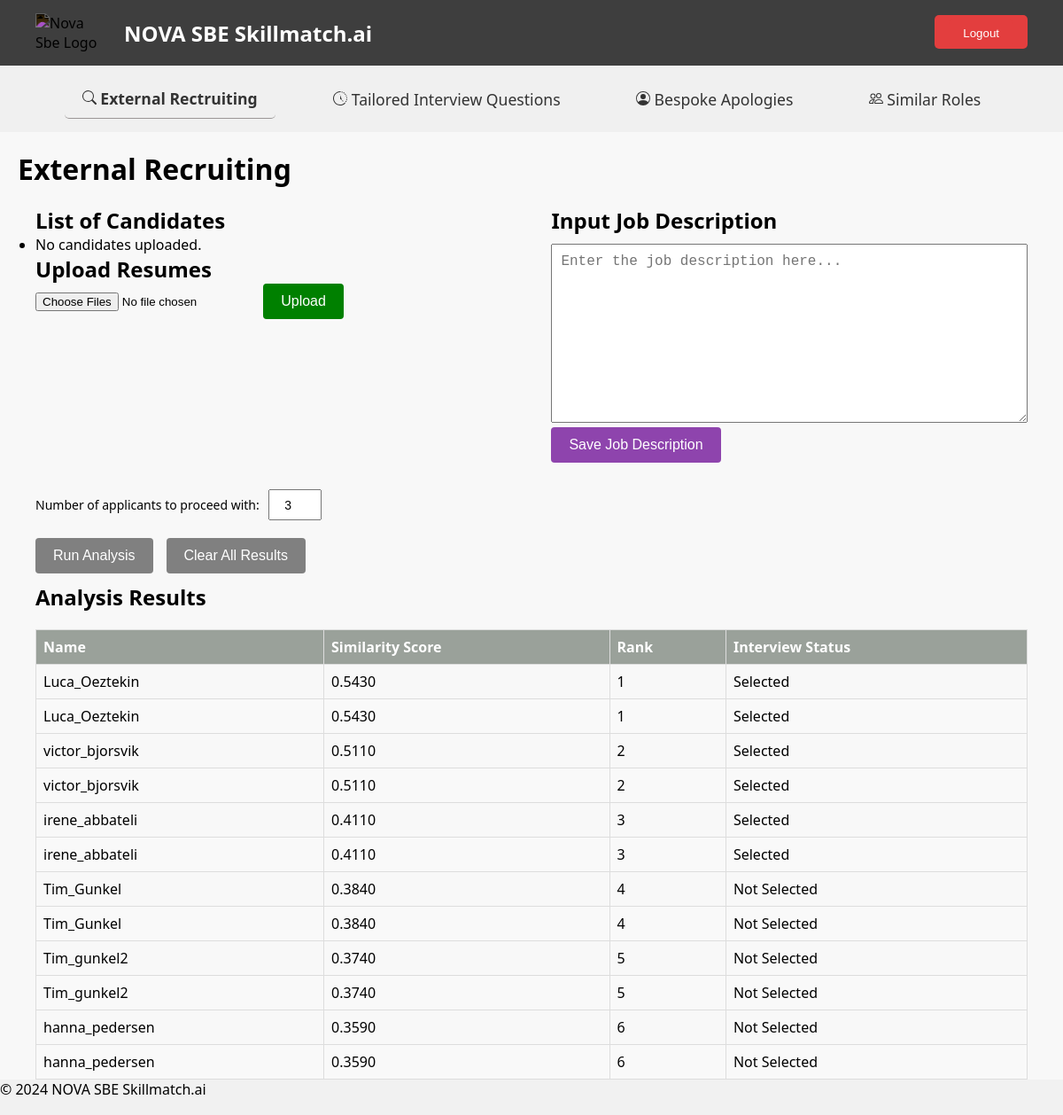
Page /ext_recruit (signed in) on the earlier database version.
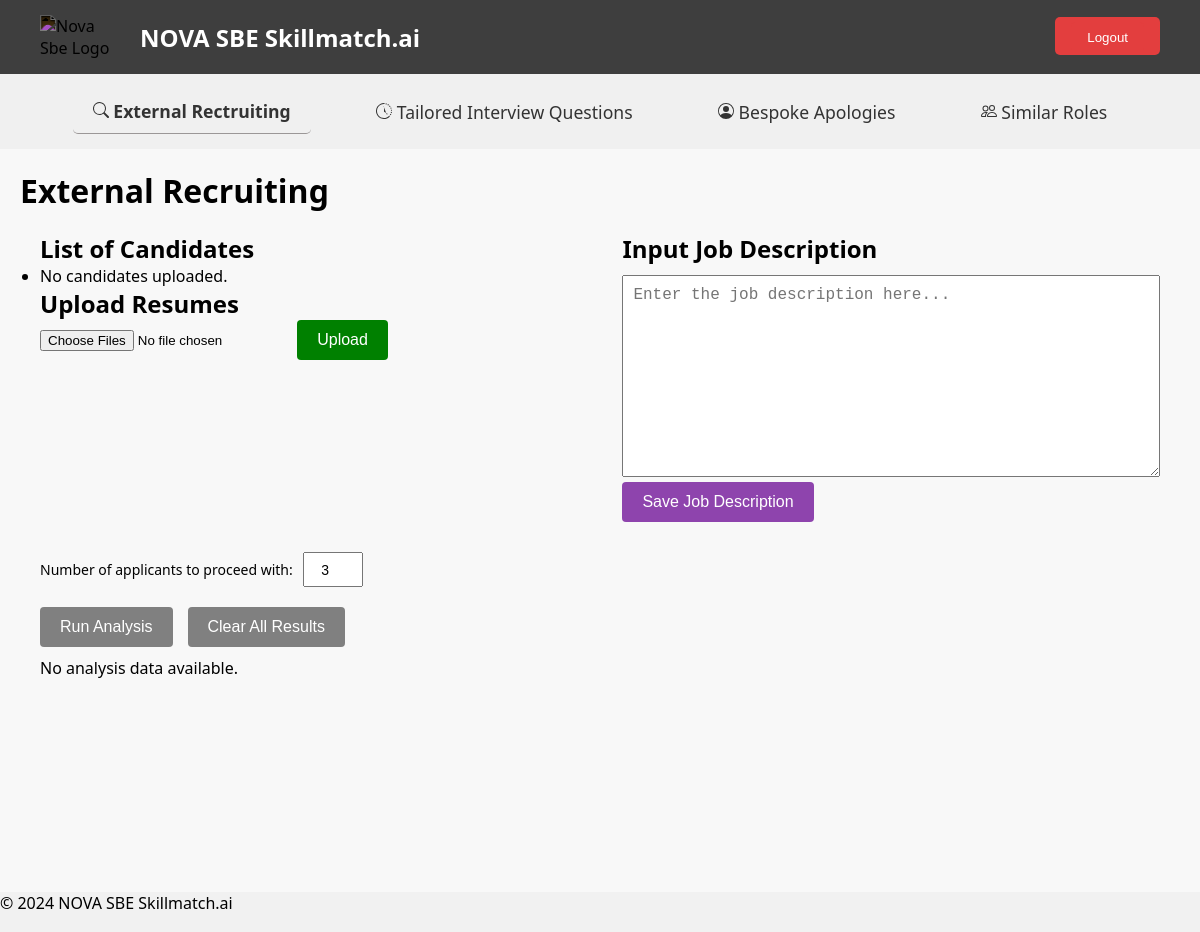
Same page on the later database version.
### tables this page shows
CREATE TABLE applicants (
    applicant_id INTEGER PRIMARY KEY AUTOINCREMENT,
    name TEXT NOT NULL,
    contact_info TEXT,
    skills TEXT,
    degrees TEXT,
    similarity_score REAL,
    rank INTEGER,
    interview_status TEXT
);

### user_interface/recruitment/routes.py (the view)
@recruitment_bp.route('/ext_recruit', methods=['GET'])
@login_required
def ext_recruit():
    upload_folder = current_app.config['UPLOAD_FOLDER_EXT']
    applicants = [file for file in os.listdir(upload_folder) if file.endswith('.pdf')]
    job_description = session.get('job_description', '')
    analysis_data = []
    columns = []
    db = get_db()
    cursor = db.cursor()
    cursor.execute("""
        SELECT name, similarity_score, rank, interview_status
        FROM applicants
        WHERE similarity_score IS NOT NULL
        ORDER BY rank ASC
    """)
    ranked_applicants = cursor.fetchall()
    if ranked_applicants:
        analysis_data = [{
            'name': row[0],
            'similarity_score': round(row[1], 3),
            'rank': row[2],
            'interview_status': row[3]
        } for row in ranked_applicants]
        columns = ['name', 'similarity_score', 'rank', 'interview_status']
    return render_template(
        "ext_recruit.html",
        applicants=applicants,
        analysis_data=analysis_data,
        job_description=job_description,
        columns=columns
    )

### user_interface/helpers.py (called while the page is built)
def get_db():
    if 'db' not in g:
        g.db = sqlite3.connect('skills.db')
        g.db.execute('PRAGMA foreign_keys = ON;')
    return g.db

def login_required(f):
    @wraps(f)
    def decorated_function(*args, **kwargs):
        if session.get("user_id") is None:
            return redirect("/login")
        return f(*args, **kwargs)
    return decorated_function

### user_interface/templates/ext_recruit.html (shortened to what this page needs)
{% extends "layout.html" %}
{% block main %}
<h1>External Recruiting</h1>
<div class="content-wrapper">
    <div class="flex-container">
        <div class="left-section">
            <div>
                <h2>List of Candidates</h2>
                <ul>
                    {% for applicant in applicants %}
                        <li>{{ applicant }}</li>
                    {% else %}
                        <li>No candidates uploaded.</li>
                    {% endfor %}
                </ul>
            </div>
            <div>
                <h2>Upload Resumes</h2>
                <form action="{{ url_for('recruitment.upload_files') }}" method="post" enctype="multipart/form-data">
                    <input type="file" name="files" multiple required>
                    <input type="submit" value="Upload" class="action-button upload-button">
                </form>
            </div>
        </div>
        <div class="right-section">
            <h2>Input Job Description</h2>
            <form method="post" action="{{ url_for('recruitment.submit_job_description') }}">
                <textarea name="job_description" rows="10" cols="50" placeholder="Enter the job description here..." required>{{ job_description or '' }}</textarea>
                <br>
                <input type="submit" value="Save Job Description" class="action-button job-desc-button">
            </form>
        </div>
    </div>
   <form method="post" action="/ext_recruit/run_analysis" id="analysis-form" class="analysis-form">
    <div class="input-group">
        <label for="num_applicants">Number of applicants to proceed with:</label>
        <input type="number" id="num_applicants" name="num_applicants" min="1" value="3" required>
    </div>
    <div class="buttons-container">
            <button type="submit" class="action-button run-button" {% if not applicants or not job_description %}disabled{% endif %}>
                Run Analysis
            </button>
        </form>
        <form method="post" action="/ext_recruit/clear" onsubmit="return confirm('Are you sure you want to delete all uploaded resumes and clear results?');">
            <button type="submit" class="action-button clear-button" {% if not applicants %}disabled{% endif %}>
                Clear All Results
            </button>
        </form>
    </div>
    <div class="analysis-results">
        {% if analysis_data %}
            <h2>Analysis Results</h2>
            <table class="table table-striped">
                <thead>
                    <tr>
                        {% for column in columns %}
                            <th>{{ column.replace('_', ' ').title() }}</th>
                        {% endfor %}
                    </tr>
                </thead>
                <tbody>
                    {% for row in analysis_data %}
                        <tr>
                            {% for column in columns %}
                                <td>
                                    {% if column == "similarity_score" %}
                                        {{ "{:.4f}".format(row[column]) }}
                                    {% else %}
                                        {{ row[column] }}
                                    {% endif %}
                                </td>
                            {% endfor %}
                        </tr>
                    {% endfor %}
                </tbody>
            </table>
        {% else %}
            <p>No analysis data available.</p>
        {% endif %}
    </div>
{% endblock %}

### user_interface/templates/layout.html (shortened to what this page needs)
<!DOCTYPE html>
<html lang="en">
<head>
  <link rel="stylesheet" href="{{ url_for('static', filename='styles.css') }}">
  <link rel="stylesheet" href="https://cdnjs.cloudflare.com/ajax/libs/font-awesome/6.2.0/css/all.min.css"
 />
  <link href="https://cdn.jsdelivr.net/npm/select2@4.1.0-rc.0/dist/css/select2.min.css" rel="stylesheet" />
  <link rel="stylesheet" href="//cdnjs.cloudflare.com/ajax/libs/highlight.js/11.7.0/styles/default.min.css">
</head>
<body>
  <header>
    <div class="header-container">
      <a href="/" class="logo-link">
        <div class="logo-container">
          <img src="https://upload.wikimedia.org/wikipedia/commons/thumb/c/c1/NovaSBE_Logo.svg/2560px-NovaSBE_Logo.svg.png"
              alt="Nova Sbe Logo" class="logo">
          <h1>NOVA SBE Skillmatch.ai</h1>
        </div>
      </a>
      <div class="logout">
        <a href="/logout" class="logout-button">
          <button class="logout-button">Logout</button>
        </a>
      </div>
    </div>
  </header>
  <nav class="navigation">
    {% set current_path = request.path %}
    <a href="{{ url_for('recruitment.ext_recruit') }}"
       class="nav-button {% if current_path.startswith('/ext_recruit') %}active{% endif %}">
      <svg xmlns="http://www.w3.org/2000/svg" width="16" height="16" fill="currentColor" class="bi bi-search"
        viewBox="0 0 16 16">
        <path
          d="M11.742 10.344a6.5 6.5 0 1 0-1.397 1.398h-.001q.044.06.098.115l3.85 3.85a1 1 0 0 0 1.415-1.414l-3.85-3.85a1 1 0 0 0-.115-.1zM12 6.5a5.5 5.5 0 1 1-11 0 5.5 5.5 0 0 1 11 0" />
      </svg> External Rectruiting
    </a>
    <a href="/tailored_interviews"
    class="nav-button {% if current_path.startswith('/tailored_interviews') %}active{% endif %}">
     Tailored Interview Questions
   </a>
    <a href="/bespoke_apology"
       class="nav-button {% if current_path.startswith('/bespoke_apology') %}active{% endif %}">
       Bespoke Apologies
    </a>
    <a href="{{ url_for('roles.roles') }}"
       class="nav-button {% if current_path.startswith('/roles') %}active{% endif %}">
      Similar Roles
    </a>
  </nav>
  <main id="main-content">
    {% block main %}{% endblock %}
  </main>
  <footer style="position: fixed; left: 0; bottom: 0; width: 100%; background-color: #f1f1f1; text-align: left;">
    <p id="easter-egg-footer">&copy; 2024 NOVA SBE Skillmatch.ai</p>
  </footer>
</body>
</html>

### user_interface/static/styles.css (style rules this page uses)
body { font-family: 'Segoe UI', Roboto, Arial, sans-serif; margin: 0; padding: 0; background-color: #f8f8f8; overflow-x: hidden; }
header { background-color: #3e3e3e; color: white; padding: 5px 20px; display: flex; align-items: center; justify-content: space-between; }
.header-container { flex-grow: 1; display: flex; align-items: center; justify-content: flex-start; padding: 10px 20px; }
.logo { width: 80px; margin-right: 20px; filter: invert(100%); }
.register-link, .login-link, .logout { margin-left: auto; font-size: 16px; }
.register-link a, .login-link a, .logout { color: #fff; text-decoration: none; }
.logout { margin-left: auto; }
.register-button, .login-button, .logout-button { background-color: #e33e3e; color: white; border: none; padding: 8px 16px; border-radius: 5px; cursor: pointer; }
.logo-link { text-decoration: none; color: inherit; display: inline-block; }
.logo-container { display: flex; align-items: center; }
.logo-link h1 { margin: 0; padding: 0; font-size: 24px; }
.navigation { display: flex; align-items: center; flex-grow: 1; justify-content: space-around; background-color: #f0f0f0; padding: 15px 50px; }
.nav-button { text-decoration: none; color: #333; padding: 10px 20px; margin: 0 10px; border-radius: 5px; transition: background-color 0.3s ease; font-size: 1.1em; cursor: pointer; }
.active { border-bottom: 1px solid #9b9797; font-weight: bold; }
main { padding: 20px; }

### user_interface/templates/ext_recruit.html (style rules this page uses)
* { margin: 0; padding: 0; box-sizing: border-box; }
html, body { height: 100%; }
.content-wrapper { min-height: calc(100vh - 100px); padding: 20px; }
footer { height: 40px; }
.flex-container { display: flex; flex-wrap: wrap; justify-content: space-between; align-items: flex-start; margin-bottom: 20px; }
.left-section, .right-section { width: 48%; }
.left-section { margin-right: 20px; }
.buttons-container { display: flex; flex-direction: row; align-items: center; gap: 15px; margin-top: 20px; justify-content: flex-start; }
.input-group { display: flex; align-items: center; gap: 10px; }
.input-group label { font-size: 14px; }
.input-group input { width: 60px; height: 35px; padding: 5px; font-size: 14px; text-align: center; }
.action-button { flex: none; color: white; padding: 10px 20px; border: none; border-radius: 4px; cursor: pointer; font-size: 16px; margin-bottom: 10px; height: 40px; max-width: 200px; width: auto; }
.action-button:disabled { background-color: grey; cursor: not-allowed; }
.clear-button { background-color: red; }
.run-button { background-color: blue; }
.upload-button { background-color: green; }
.job-desc-button { background-color: #8e44ad; }
textarea { width: 100%; max-width: 600px; font-size: 16px; padding: 10px; margin-top: 10px; }

Differences in the rows shown:
removed applicants: name "Luca_Oeztekin" "1" "Selected", similarity_score "0.5430"
removed applicants: name "Luca_Oeztekin" "1" "Selected", similarity_score "0.5430"
removed applicants: name "victor_bjorsvik" "2" "Selected", similarity_score "0.5110"
removed applicants: name "victor_bjorsvik" "2" "Selected", similarity_score "0.5110"
removed applicants: name "irene_abbateli" "3" "Selected", similarity_score "0.4110"
removed applicants: name "irene_abbateli" "3" "Selected", similarity_score "0.4110"
removed applicants: name "Tim_Gunkel" "4" "Not Selected", similarity_score "0.3840"
removed applicants: name "Tim_Gunkel" "4" "Not Selected", similarity_score "0.3840"
removed applicants: name "Tim_gunkel2" "5" "Not Selected", similarity_score "0.3740"
removed applicants: name "Tim_gunkel2" "5" "Not Selected", similarity_score "0.3740"
removed applicants: name "hanna_pedersen" "6" "Not Selected", similarity_score "0.3590"
removed applicants: name "hanna_pedersen" "6" "Not Selected", similarity_score "0.3590"
Other differences:
text no longer shown: "Analysis Results"
text now shown: "No analysis data available."
list line gone: "Name"
list line gone: "Similarity Score"
list line gone: "Rank"
list line gone: "Interview Status"
